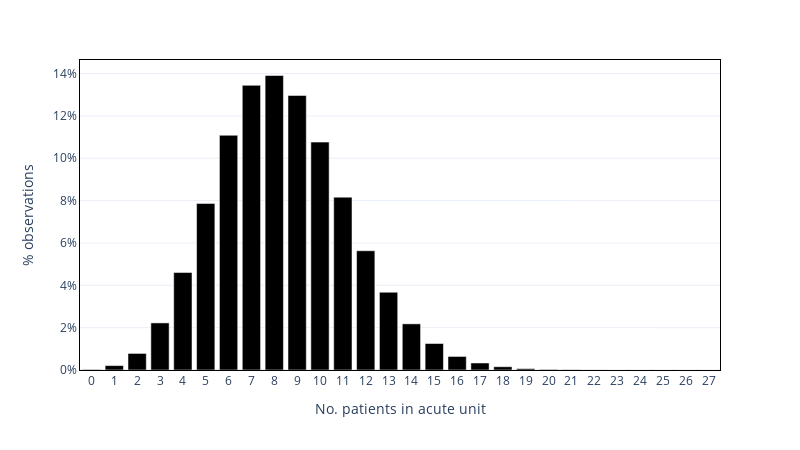
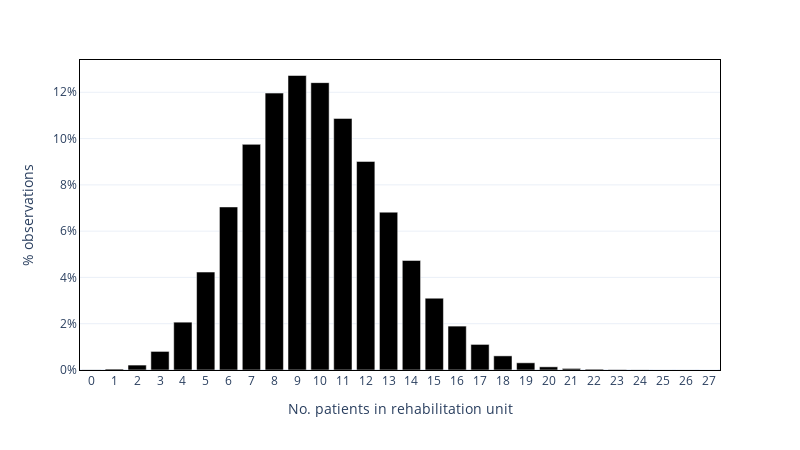

Notebook cell for these charts, in order:
### Markdown cell above
**Generate plots...**

(the article just includes a plot for the acute stroke unit).

### Code cell
# Acute stroke unit
plot_occupancy_freq(base_overall["asu"], unit="asu",
                    file="figure1_asu.png")

# Rehabilitation unit
plot_occupancy_freq(base_overall["rehab"], unit="rehab",
                    file="figure1_rehab.png")

### Figure 1 — Plotly figure (JSON) as saved in the notebook; plotly's stock layout.template omitted (floating-point values rounded to 4 significant figures)
{"data": [{"hovertemplate": "beds=%{x}<br>pct=%{y}<extra></extra>", "legendgroup": "", "marker": {"color": "black", "pattern": {"shape": ""}}, "name": "", "orientation": "v", "showlegend": false, "textposition": "auto", "type": "bar", "x": [0, 1, 2, 3, 4, 5, 6, 7, 8, 9, 10, 11, 12, 13, 14, 15, 16, 17, 18, 19, 20, 21, 22, 23, 24, 25, 26, 27], "xaxis": "x", "y": [0.0002447, 0.002082, 0.007825, 0.02223, 0.04603, 0.07866, 0.1108, 0.1344, 0.1391, 0.1297, 0.1076, 0.08162, 0.05631, 0.03672, 0.02179, 0.01251, 0.0064, 0.003313, 0.001545, 0.0006429, 0.0002594, 0.0001315, 4.749e-05, 1.461e-05, 7.306e-06, 3.653e-06, 0.0, 3.653e-06], "yaxis": "y"}], "layout": {"barmode": "relative", "height": 450, "legend": {"tracegroupgap": 0}, "margin": {"t": 60}, "width": 800, "xaxis": {"anchor": "y", "domain": [0, 1], "dtick": 1, "linecolor": "black", "mirror": true, "title": {"text": "No. patients in acute unit"}}, "yaxis": {"anchor": "x", "domain": [0, 1], "linecolor": "black", "mirror": true, "tickformat": ",.0%", "title": {"text": "% observations"}}}}

### Figure 2 — Plotly figure (JSON) as saved in the notebook; plotly's stock layout.template omitted (floating-point values rounded to 4 significant figures)
{"data": [{"hovertemplate": "beds=%{x}<br>pct=%{y}<extra></extra>", "legendgroup": "", "marker": {"color": "black", "pattern": {"shape": ""}}, "name": "", "orientation": "v", "showlegend": false, "textposition": "auto", "type": "bar", "x": [0, 1, 2, 3, 4, 5, 6, 7, 8, 9, 10, 11, 12, 13, 14, 15, 16, 17, 18, 19, 20, 21, 22, 23, 24, 25, 26, 27], "xaxis": "x", "y": [6.575e-05, 0.0004201, 0.00213, 0.008029, 0.02067, 0.04232, 0.07046, 0.09749, 0.1196, 0.1273, 0.1242, 0.1087, 0.09013, 0.0682, 0.04733, 0.03102, 0.01897, 0.01105, 0.006108, 0.003112, 0.00137, 0.0006795, 0.0003616, 0.000179, 6.21e-05, 1.826e-05, 1.826e-05, 3.653e-06], "yaxis": "y"}], "layout": {"barmode": "relative", "height": 450, "legend": {"tracegroupgap": 0}, "margin": {"t": 60}, "width": 800, "xaxis": {"anchor": "y", "domain": [0, 1], "dtick": 1, "linecolor": "black", "mirror": true, "title": {"text": "No. patients in rehabilitation unit"}}, "yaxis": {"anchor": "x", "domain": [0, 1], "linecolor": "black", "mirror": true, "tickformat": ",.0%", "title": {"text": "% observations"}}}}
